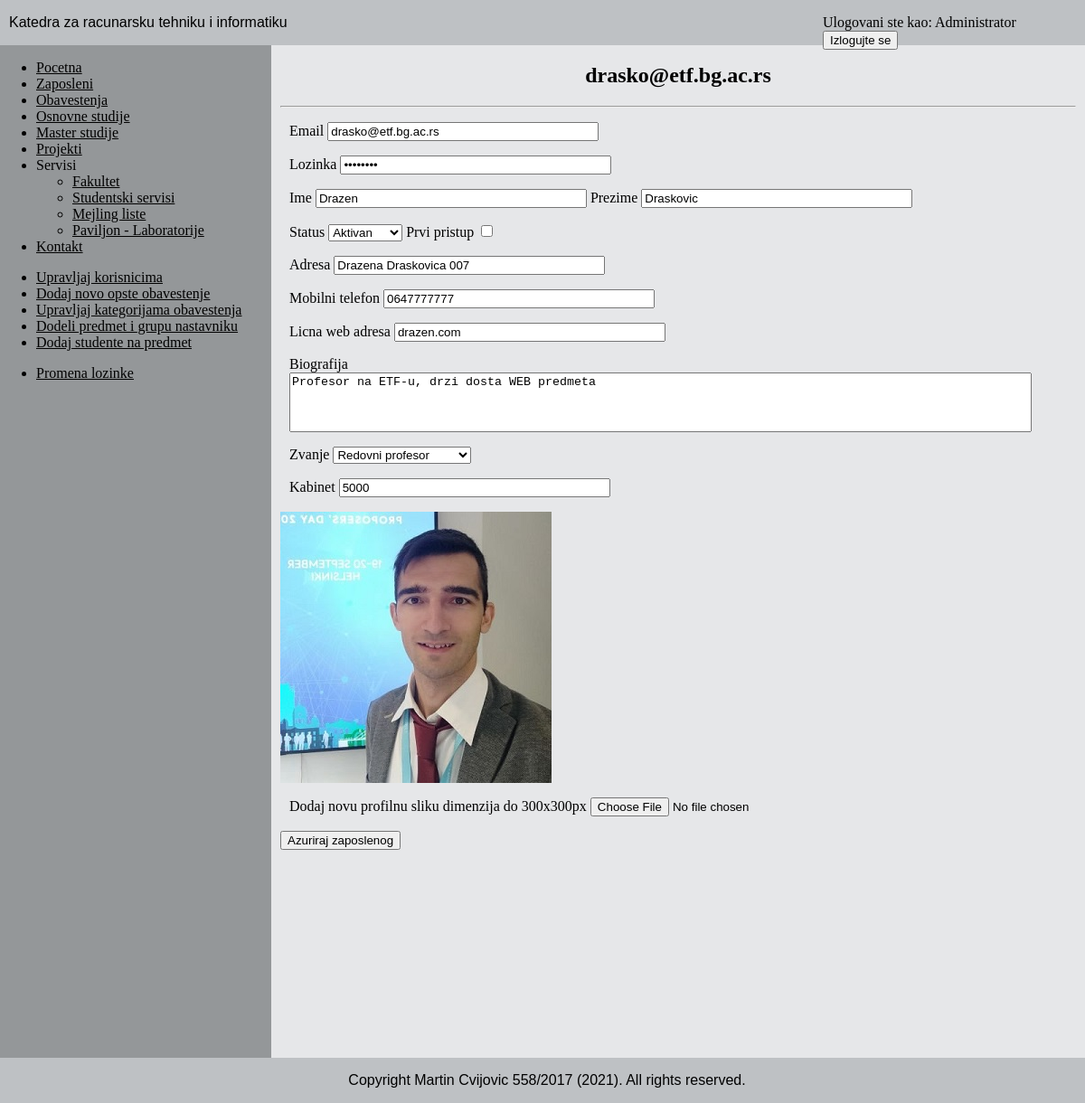
/azuriraj_korisnika.php?email=drasko@etf.bg.ac.rs (signed in), run on the app's committed database.
### tables this page shows
CREATE TABLE `korisnik` (
  `email` varchar(100) NOT NULL,
  `lozinka` varchar(100) NOT NULL,
  `ime` varchar(30) NOT NULL,
  `prezime` varchar(30) NOT NULL,
  `status` bit(1) NOT NULL,
  `prvipristup` bit(1) NOT NULL
);

CREATE TABLE `zaposleni` (
  `email` varchar(100) NOT NULL,
  `adresa` varchar(100) NOT NULL,
  `mobilni` varchar(20) DEFAULT NULL,
  `licniweb` varchar(100) DEFAULT NULL,
  `biografija` varchar(10000) DEFAULT NULL,
  `zvanje` varchar(50) NOT NULL,
  `kabinet` varchar(20) NOT NULL,
  `profilnaslika` varchar(100) DEFAULT NULL
);

### azuriraj_korisnika.php (the view, shortened to what this page needs)
<html>
    <head>
        <link rel="stylesheet" type="text/css" href="nomargin-style.css">
        <link rel="stylesheet" type="text/css" href="content-style.css">
    </head>
    <body>
        <?php
            require("header.php");
            require("sidemenu.php");
            if (!((isset($_SESSION['tip']) && strcmp($_SESSION['tip'], "administrator") == 0) || strcmp($_GET['email'], $_SESSION['email']) == 0))
            {
                echo "Niste ovlasceni da vidite ovaj sadrzaj";
            }
            else
            {
                $email = $_GET['email'];
                $handle = dbConnect();
                $result = mysqli_query($handle, "select * from korisnik where email='".$email."'");
                $row = mysqli_fetch_assoc($result);
                $lozinka = $row['lozinka'];
                $ime = $row['ime'];
                $prezime = $row['prezime'];
                $status = $row['status'];
                $prvipristup = $row['prvipristup'];
                $tipovi = ["administrator", "zaposleni", "student"];
                foreach ($tipovi as $tip)
                {
                    $result = mysqli_query($handle, "select * from ".$tip." where email='".$email."'");
                    if ($result != false && mysqli_num_rows($result) > 0)
                    {
                        $tip_korisnika = $tip;
                        $row = mysqli_fetch_assoc($result);
                        if (strcmp($tip, "zaposleni") == 0)
                        {
                            $adresa = $row['adresa'];
                            $mobilni = $row['mobilni'];
                            $licniweb = $row['licniweb'];
                            $biografija = $row['biografija'];
                            $zvanje = $row['zvanje'];
                            $kabinet = $row['kabinet'];
                            $profilnaslika = $row['profilnaslika'];
                        }
                        else if (strcmp($tip, "student") == 0)
                        {
                            $indeks = $row['indeks'];
                            $tipstudija = $row['tipstudija'];
                        }
                        break;
                    }
                }
            ?>
                <div id="content">
                    <h2 style='text-align: center'><b><?php echo $email ?> </b></h2>
                    <hr>
                    <?php
                        if (strcmp($tip_korisnika, "administrator") == 0)
                        {
                            echo "<p style='text-align: center'>Navedeni korisnik je administrator sistema.</p>";
                        }
                        else if (strcmp($tip_korisnika, "zaposleni") == 0)
                        {
                            ?>
                            <form id="zaposleniupdate" enctype="multipart/form-data" method="POST" onSubmit="return validateZaposleniUpdate();">
                                <p>Email <input id="email" type="text" name="email" value="<?php echo $email ?>"></p>
                                <p>Lozinka <input id="lozinka" type="password" name="password" value="<?php echo $lozinka ?>"></p>
                                <p>Ime <input id="ime" type="text" name="ime" value="<?php echo $ime ?>">
                                Prezime <input id="prezime" type="text" name="prezime" value="<?php echo $prezime ?>"></p>
                                <p>
                                    Status
                                    <select name="status">
                                        <option <?php echo ($status == 1) ? "selected" : "" ?> value="aktivan">Aktivan</option>
                                    </select>
                                    Prvi pristup <input type="checkbox" name="prvipristup" <?php echo ($prvipristup == 1) ? "checked" : "" ?>>
                                </p>
                                <p>Adresa <input id="adresa" type="text" name="adresa" value="<?php echo $adresa ?>"></p>
                                <p>Mobilni telefon <input id="mobilni" type="text" name="mobilni" value="<?php echo $mobilni ?>"></p>
                                <p>Licna web adresa <input id="licniweb" type="text" name="licniweb" value="<?php echo $licniweb ?>"></p>
                                <p>Biografija <textarea style="resize: none;" id="biografija" type="text" name="biografija" rows="4" cols="100" value="<?php echo $biografija ?>"><?php echo $biografija ?></textarea></p>
                                <p>
                                    Zvanje
                                    <select name="zvanje">
                                        <option <?php echo (strcmp($zvanje, "redovniprofesor") == 0) ? "selected" : "" ?> value="redovniprofesor">Redovni profesor</option>
                                    </select>
                                </p>
                                <p>Kabinet <input id="kabinet" type="text" name="kabinet" value="<?php echo $kabinet ?>"></p>
                                <?php echo "<img src='".$profilnaslika."' >" ?>
                                <p>Dodaj novu profilnu sliku dimenzija do 300x300px <input type="file" name="profilnaslika" id="profilnaslika"></p>
                                <input type="submit" name="azurirajzaposlenog" value="Azuriraj zaposlenog">
                            </form>
                            <?php
                        }
                    ?>
                </div>
            <?php
            }
            require("footer.php");
        ?>
    </body>
</html>

### nomargin-style.css (style rules this page uses)
body { margin: 0 auto; padding: 0; }
p { padding-left: 10px; }

### content-style.css (style rules this page uses)
#content { background-color: rgb(230, 231, 233); padding-left: 310px; padding-top: 50px; padding-right: 10px; }
input[type="text"], input[type="password"] { width: 300px; }
body { background-color: rgb(230, 231, 233); }

### header_style.css (style rules this page uses)
p { padding-left: 10px; }

### data on the page
korisnik: ime "Drazen", prezime "Draskovic", status "Aktivan"
zaposleni: adresa "Drazena Draskovica 007", mobilni "0647777777", licniweb "drazen.com", biografija "Profesor na ETF-u, drzi dosta WEB predmeta", zvanje "Redovni profesor", kabinet "5000", profilnaslika (picture)

### other printed values
$_SESSION['ime'] "Administrator"
$email "drasko@etf.bg.ac.rs"
